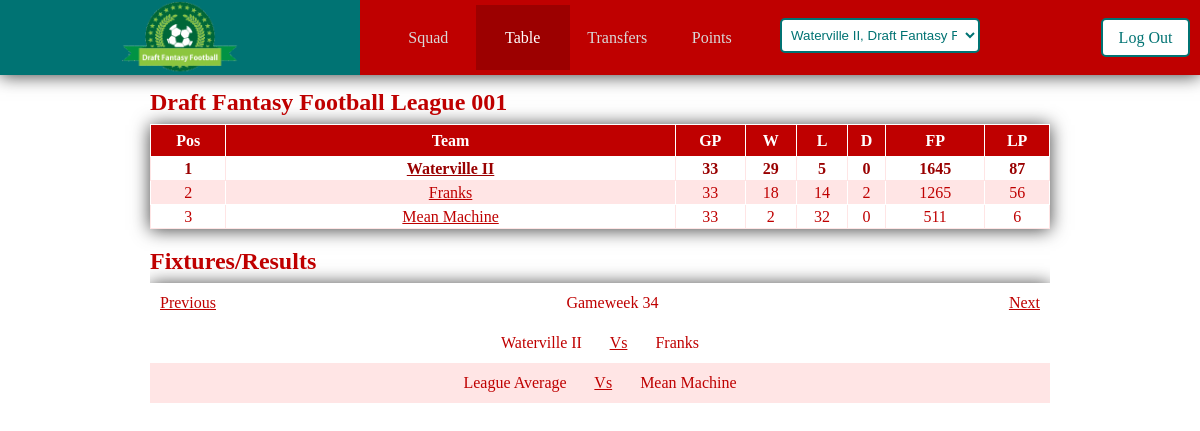
The app's page /index.php?table=true&squadid=2 (signed in), older data.
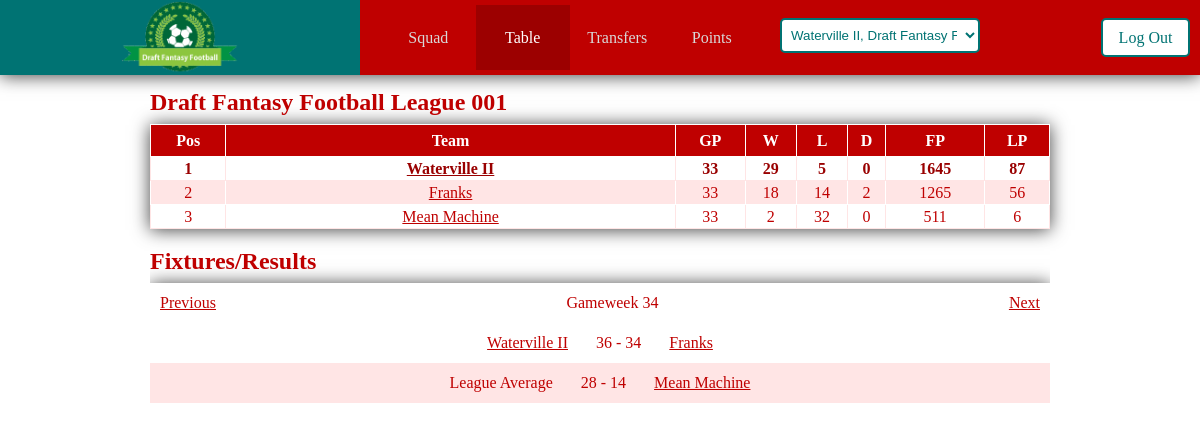
The same page, newer data.
### tables this page shows
CREATE TABLE IF NOT EXISTS `fantasymatch` (
  `id` int(11) NOT NULL AUTO_INCREMENT,
  `gameweek` int(11) NOT NULL,
  `league` int(11) NOT NULL,
  `team1` int(11) NOT NULL,
  `team2` int(11) NOT NULL,
  `team1score` int(11) NOT NULL,
  `team2score` int(11) NOT NULL,
  `status` int(11) NOT NULL,
  PRIMARY KEY (`id`)
);

CREATE TABLE IF NOT EXISTS `managersteam` (
  `id` int(11) NOT NULL AUTO_INCREMENT,
  `manager` int(11) NOT NULL,
  `league` int(11) NOT NULL,
  `name` varchar(50) NOT NULL,
  `jersey` int(11) NOT NULL,
  `colour1` int(11) NOT NULL,
  `colour2` int(11) NOT NULL,
  `w` int(11) NOT NULL,
  `l` int(11) NOT NULL,
  `d` int(11) NOT NULL,
  `totalPoints` int(11) NOT NULL,
  `fantasyPoints` int(11) NOT NULL,
  PRIMARY KEY (`id`)
);

### index.php (called while the page is built, shortened)
<?php
	$controller = new Controller();
	$controller->invoke();
?>

### assets/model/database.php (called while the page is built, shortened)
<?php
class database
{
    var $user = "root";
    var $password = "";
    var $host = "127.0.0.1";
    var $database = "draftfantasyfootball";
    var $con;
    public function __construct()
	{
        $this->con = new mysqli ($this->host, $this->user, $this->password, $this->database );
    }
    public function _getSinglePlayerGameweekPoints($playerId, $gameweek)
    {
        $results = mysqli_query ( $this->con, "SELECT player.*, clubteam.fullName AS teamName, SUM(points.total) AS total
                                                FROM player
                                                INNER JOIN points ON points.playerId = player.id
                                                INNER JOIN clubteam ON player.teamId = clubteam.id
                                                WHERE player.id = $playerId
                                                AND points.gameweek = $gameweek;" );
        return $results;
    }
    public function _loadLeagueTable($id)
    {
        $results = mysqli_query ( $this->con, "SELECT managersteam. * , fantasyleague.name AS leagueName, fantasyleague.status AS
STATUS , fantasyleague.id AS leagueId, COUNT( fantasymatch.status ) AS gamesPlayed
                                                FROM managersteam
                                                INNER JOIN fantasyleague ON managersteam.league = fantasyleague.id
                                                LEFT JOIN fantasymatch ON managersteam.id = fantasymatch.team1 AND fantasymatch.status = 2
                                                OR managersteam.id = fantasymatch.team2 AND fantasymatch.status = 2
                                                WHERE fantasyleague.id = $id
                                                GROUP BY managersteam.id
                                                ORDER BY totalPoints desc, fantasyPoints desc, name;" );
        return $results;
    }
    public function _getGameweek($date)
    {
        $results = mysqli_query ( $this->con, "SELECT *
                                                FROM gameweek
                                                where '$date' between startDate and endDate;" );
        return $results;
    }
    public function _getGWFixtures($id, $gw)
    {
        $results = mysqli_query ( $this->con, "SELECT fantasymatch.*, one.name AS team1name, two.name AS team2name
                                                FROM fantasymatch
                                                Inner JOIN managersteam AS one
                                                    ON fantasymatch.team1 = one.id
                                                Inner JOIN managersteam AS two
                                                    ON fantasymatch.team2 = two.id
                                                where fantasymatch.league = '$id' and fantasymatch.gameweek = '$gw';" );
        return $results;
    }
    public function _getGWFixturesVsLeagueAverage($id, $gw)
    {
        $results = mysqli_query ( $this->con, "SELECT fantasymatch . * , two.name AS team2name
                                                FROM fantasymatch
                                                INNER JOIN managersteam AS two
                                                    ON fantasymatch.team2 = two.id
                                                WHERE fantasymatch.league =  '$id'
                                                AND fantasymatch.gameweek =  '$gw'
                                                AND fantasymatch.team1 =  '-1';" );
        return $results;
    }
    public function _getTeamsLeague($teamId)
    {
        $results = mysqli_query ($this->con, "SELECT user.id AS managerid, managersteam.league AS teamleague, managersteam.manager AS teamsmanager, fantasyleague.id AS leagueid, fantasyleague.admin AS leagueadmin
                                                FROM user
                                                INNER JOIN managersteam ON user.id = managersteam.manager
                                                INNER JOIN fantasyleague ON fantasyleague.id = managersteam.league
                                                WHERE managersteam.id = $teamId;");
        return $results;
    }
}
?>

### assets/model/league.php (the view, shortened to what the changed rows need)
<?php
class league
{
	var $database;
    public function __construct()
	{
        $this->database = new database();
	}
    public function loadLeagueTable()
    {
        $teamsLeagueResult = $this->database->_getTeamsLeague($_GET['squadid']);
        $teamsLeagueRow = $teamsLeagueResult->fetch_assoc();
        $leagueid = $teamsLeagueRow['leagueid'];
        $result =  $this->database->_loadLeagueTable($leagueid);
        $row = $result->fetch_assoc();
        echo '
            <h2>'. $row['leagueName'] .'</h2>
            <table>
                <tr>
                    <th title="Position">Pos</th>
                    <th title="Team Name" class="teamName">Team</th>
                    <th title="Games Played">GP</th>
                    <th title="Wins">W</th>
                    <th title="Loses">L</th>
                    <th title="Draws">D</th>
                    <th title="Fantasy Points">FP</th>
                    <th title="League Points">LP</th>
                </tr>
        ';
        echo '
            </table>
        ';
    }
    function getFixtures($date)
    {
        $teamsLeagueResult = $this->database->_getTeamsLeague($_GET['squadid']);
        $teamsLeagueRow = $teamsLeagueResult->fetch_assoc();
        $leagueid = $teamsLeagueRow['leagueid'];
        $result =  $this->database->_getGameweek($date);
        $row = $result->fetch_assoc();
        $gameweek = $row['id'];
        echo'
            <div id="fixturesWrapper">
                <div id="gwSelector">';
        echo'
                    </div>
            <div id="changeFixturesWrapper">
        ';
        $result2 =  $this->database->_getGWFixtures($leagueid, $gameweek);
        $count=mysqli_num_rows($result2);
        if($count<1)
        {
            echo '<p id="noFixturesText">No fixtures</p>';
        }
        else
        {
            $totalLeaguePoints = 0; $numTeams = 0;
            while($row2 = $result2->fetch_assoc())
            {
                $numTeams = $numTeams + 2;
            echo'
                    <div class="fixture">';
                    if($row2['status'] != 0)
                    {
                        $team1TotalPoints = 0; $team2TotalPoints = 0;
                        for($i=1; $i<11; $i++)
                        {
                            if($i == 1)
                            {
                                $goaliePos = "g".$i; $starterPos = "st".$i;
                                $goalie = $this->database->_getSinglePlayerGameweekPoints(${$goaliePos}, $gameweek);
                                $goalieRow = $goalie->fetch_assoc();
                                $starter = $this->database->_getSinglePlayerGameweekPoints(${$starterPos}, $gameweek);
                                $starterRow = $starter->fetch_assoc();
                                $goaliePoints = $goalieRow['total'];
                                $starterPoints = $starterRow['total'];
                                $team1TotalPoints = $team1TotalPoints + $goaliePoints;
                                $team1TotalPoints = $team1TotalPoints + $starterPoints;
                            }
                            else
                            {
                                $starterPos = "st".$i;
                                $starter = $this->database->_getSinglePlayerGameweekPoints(${$starterPos}, $gameweek);
                                $starterRow = $starter->fetch_assoc();
                                $starterPoints = $starterRow['total'];
                                $team1TotalPoints = $team1TotalPoints + $starterPoints;
                            }
                        }
                        $totalLeaguePoints = $totalLeaguePoints + $team1TotalPoints;
                        for($i=1; $i<11; $i++)
                        {
                            if($i == 1)
                            {
                                $goaliePos = "g".$i; $starterPos = "st".$i;
                                $goalie = $this->database->_getSinglePlayerGameweekPoints(${$goaliePos}, $gameweek);
                                $goalieRow = $goalie->fetch_assoc();
                                $starter = $this->database->_getSinglePlayerGameweekPoints(${$starterPos}, $gameweek);
                                $starterRow = $starter->fetch_assoc();
                                $goaliePoints = $goalieRow['total'];
                                $starterPoints = $starterRow['total'];
                                $team2TotalPoints = $team2TotalPoints + $goaliePoints;
                                $team2TotalPoints = $team2TotalPoints + $starterPoints;
                            }
                            else
                            {
                                $starterPos = "st".$i;
                                $starter = $this->database->_getSinglePlayerGameweekPoints(${$starterPos}, $gameweek);
                                $starterRow = $starter->fetch_assoc();
                                $starterPoints = $starterRow['total'];
                                $team2TotalPoints = $team2TotalPoints + $starterPoints;
                            }
                        }
                        $totalLeaguePoints = $totalLeaguePoints + $team2TotalPoints;
                        echo'
                            <span class="fixtureText"> <a href="index.php?viewsquad='. $row2['team1'] .'&squadid='. $_GET['squadid'] .'&gameweek='. $gameweek .'">'. $row2['team1name'] .'</a></span> '. $team1TotalPoints .'
                            -
                            '. $team2TotalPoints .' <span class="fixtureText"><a href="index.php?viewsquad='. $row2['team2'] .'&squadid='. $_GET['squadid'] .'&gameweek='. $gameweek .'">'. $row2['team2name'] .'</a></span></div>
                        ';
                    }
                    else
                    {
                        echo'
                            <span class="fixtureText">'. $row2['team1name'] .'</span>
                            <a href="">Vs</a>
                            <span class="fixtureText">'. $row2['team2name'] .'</span></div>
                        ';
                    }
            }
            $resultVsLA =  $this->database->_getGWFixturesVsLeagueAverage($leagueid, $row['id']);
            $countVsLa=mysqli_num_rows($resultVsLA);
            if($countVsLa == 1)
            {
                $numTeams = $numTeams + 1;
                $teamVsLaTotalPoints = 0;
                while($rowVsLA = $resultVsLA->fetch_assoc())
                {
                    if($rowVsLA['status'] != 0)
                    {
                        for($i=1; $i<11; $i++)
                        {
                            if($i == 1)
                            {
                                $goaliePos = "g".$i; $starterPos = "st".$i;
                                $goalie = $this->database->_getSinglePlayerGameweekPoints(${$goaliePos}, $gameweek);
                                $goalieRow = $goalie->fetch_assoc();
                                $starter = $this->database->_getSinglePlayerGameweekPoints(${$starterPos}, $gameweek);
                                $starterRow = $starter->fetch_assoc();
                                $goaliePoints = $goalieRow['total'];
                                $starterPoints = $starterRow['total'];
                                $teamVsLaTotalPoints = $teamVsLaTotalPoints + $goaliePoints;
                                $teamVsLaTotalPoints = $teamVsLaTotalPoints + $starterPoints;
                            }
                            else
                            {
                                $starterPos = "st".$i;
                                $starter = $this->database->_getSinglePlayerGameweekPoints(${$starterPos}, $gameweek);
                                $starterRow = $starter->fetch_assoc();
                                $starterPoints = $starterRow['total'];
                                $teamVsLaTotalPoints = $teamVsLaTotalPoints + $starterPoints;
                            }
                        }
                    }
                    $totalLeaguePoints = $totalLeaguePoints + $teamVsLaTotalPoints;
                    $leagueAverage = round($totalLeaguePoints / $numTeams);
                echo'
                    <div class="fixture">';
                    if($rowVsLA['status'] != 0)
                    {
                        echo'
                            <span class="fixtureText">League Average</span> '. $leagueAverage .'
                            -
                            '. $teamVsLaTotalPoints .' <span class="fixtureText"><a href="index.php?viewsquad='. $rowVsLA['team2'] .'&squadid='. $_GET['squadid'] .'&gameweek='. $gameweek .'">'. $rowVsLA['team2name'] .'</a></span></div>
                        ';
                    }
                    else
                    {
                        echo'
                            <span class="fixtureText">League Average</span>
                            <a href="">Vs</a>
                            <span class="fixtureText">'. $rowVsLA['team2name'] .'</span></div>
                        ';
                    }
                echo'</div>';
                }
            }
            echo'
                </div>
            ';
        }
    }
}
?>

Row changes from the older to the newer data that the page shows:
changed fantasymatch "Waterville II": team1TotalPoints (not shown) → "36"; team2TotalPoints (not shown) → "34"; status "Vs" → "-"
changed fantasymatch "Mean Machine": leagueAverage (not shown) → "28"; teamVsLaTotalPoints (not shown) → "14"; status "Vs" → "-"
